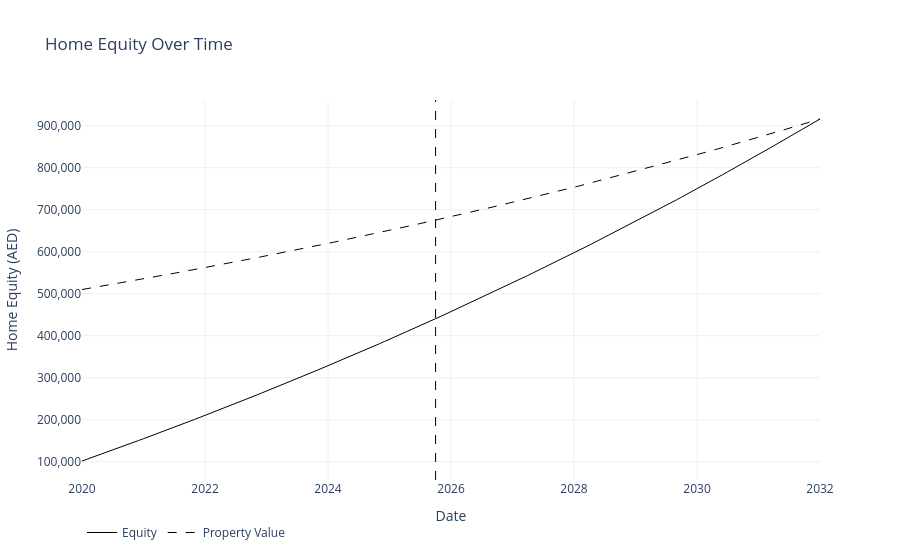

Here is the notebook cell this chart was saved with:
### Code cell
# --- snippet: home_equity
home_equity_fig = go.Figure()

home_equity_fig.add_trace(
    go.Scatter(
        x=home_investment_schedule.index,
        y=home_investment_schedule["Equity"],
        mode="lines",
        name="Equity",
        line=dict(color="black", width=1),
    )
)

home_equity_fig.add_trace(
    go.Scatter(
        x=home_investment_schedule.index,
        y=home_investment_schedule["Property Value"],
        mode="lines",
        name="Property Value",
        line=dict(color="black", dash="dash", width=1),
    )
)

home_equity_fig.add_vline(
    x=eval_end_date,
    line=dict(color="black", dash="dash", width=1),
)

home_equity_fig.update_layout(
    title="Home Equity Over Time",
    xaxis_title="Date",
    yaxis_title=f"Home Equity ({currency})",
    legend=dict(orientation="h"),
    template="plotly_white",
)

home_equity_fig.update_yaxes(tickformat=",")
# --- endsnippet

### Figure 1 — Plotly figure (JSON) as saved in the notebook; plotly's stock layout.template omitted (floating-point values rounded to 4 significant figures; data arrays with more than 128 entries replaced by an {"elided": "..."} marker saying what was removed)
{"data": [{"line": {"color": "black", "width": 1}, "mode": "lines", "name": "Equity", "type": "scatter", "x": {"elided": "145 str values"}, "y": {"elided": "145 float values"}}, {"line": {"color": "black", "dash": "dash", "width": 1}, "mode": "lines", "name": "Property Value", "type": "scatter", "x": {"elided": "145 str values"}, "y": {"elided": "145 float values"}}], "layout": {"legend": {"orientation": "h"}, "shapes": [{"line": {"color": "black", "dash": "dash", "width": 1}, "type": "line", "x0": "2025-10-01T00:00:00", "x1": "2025-10-01T00:00:00", "xref": "x", "y0": 0, "y1": 1, "yref": "y domain"}], "title": {"text": "Home Equity Over Time"}, "xaxis": {"title": {"text": "Date"}}, "yaxis": {"tickformat": ",", "title": {"text": "Home Equity (AED)"}}}}
